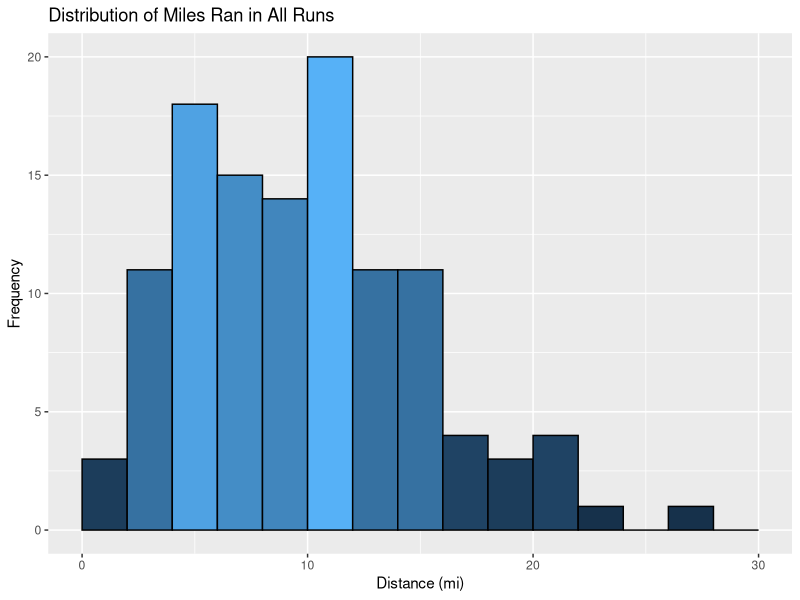
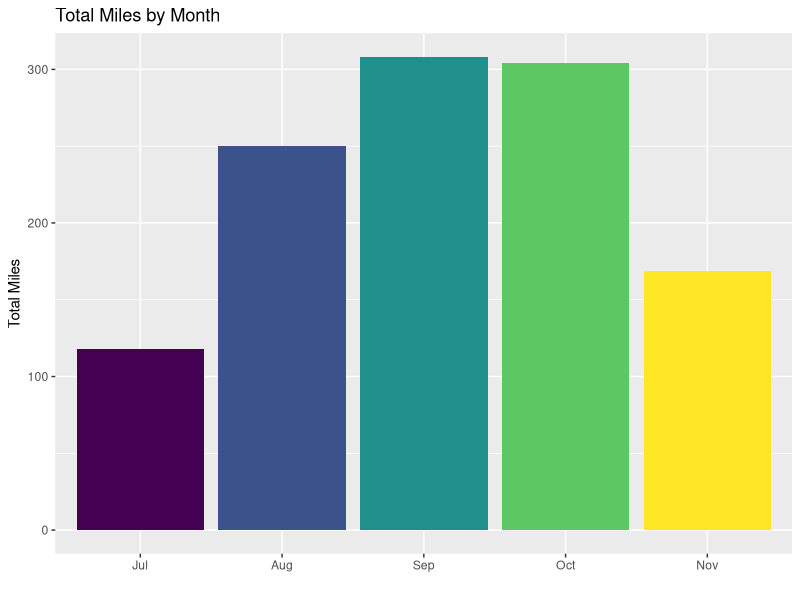
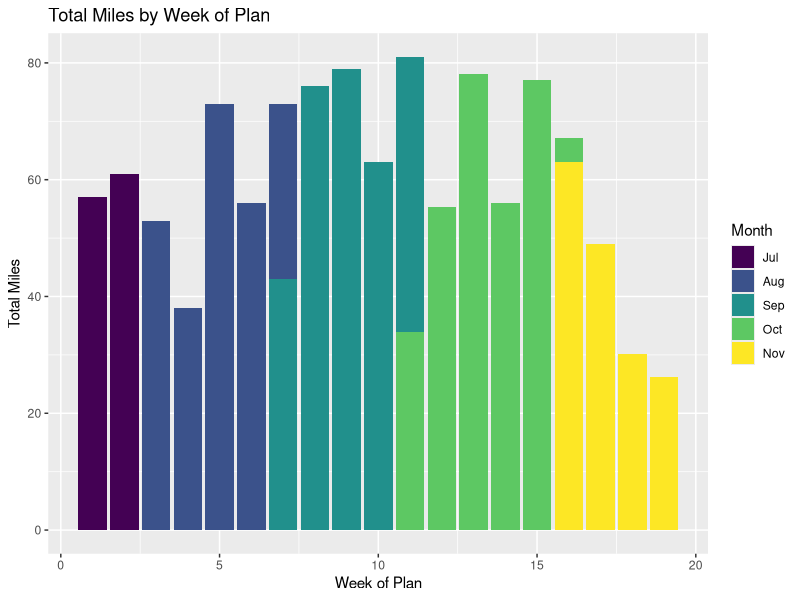
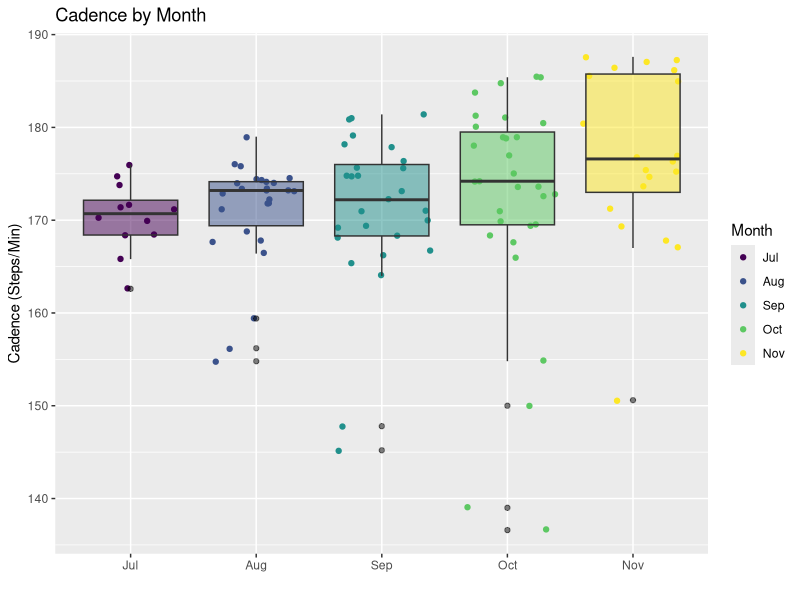
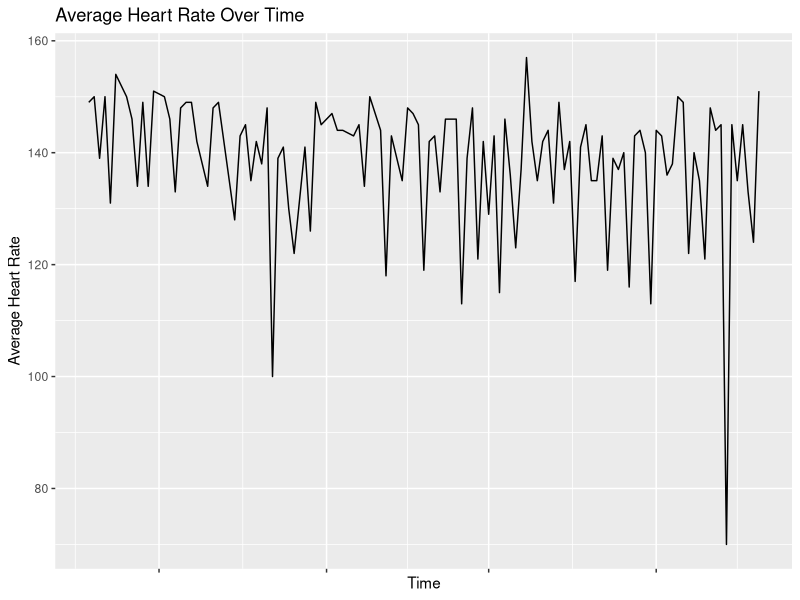
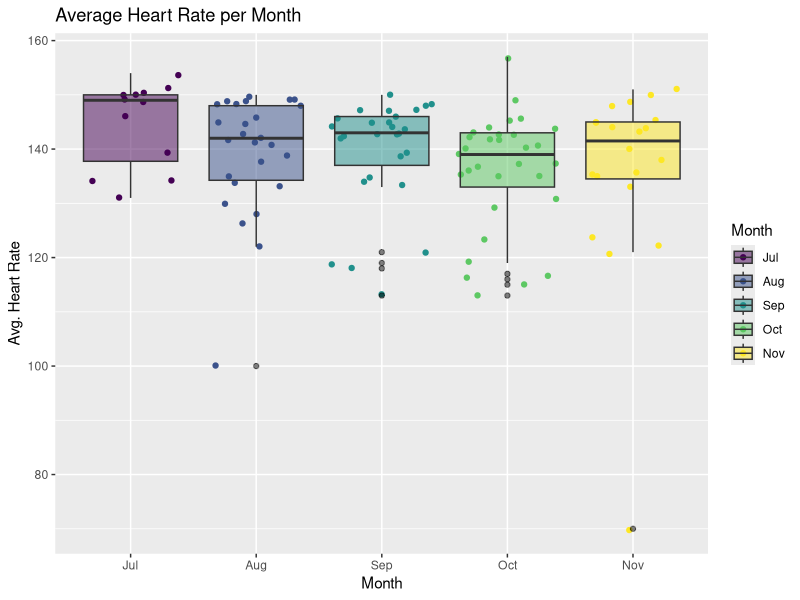
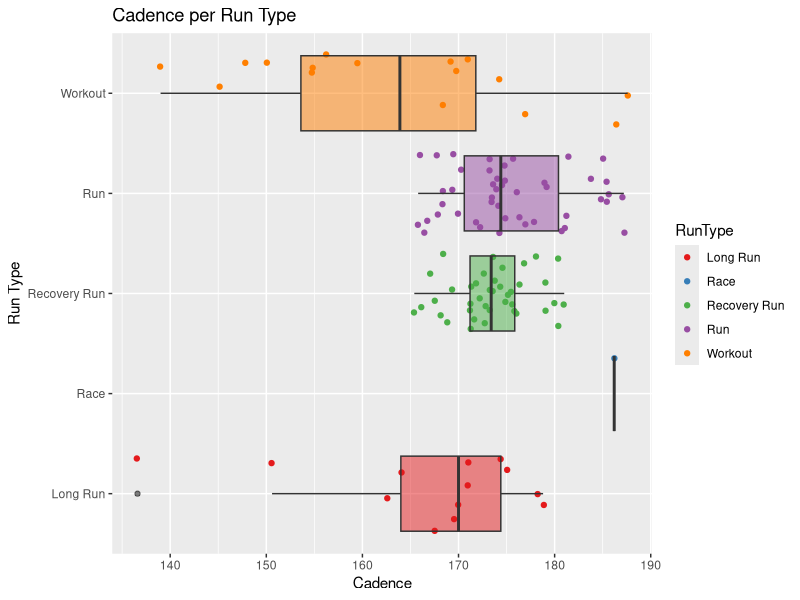
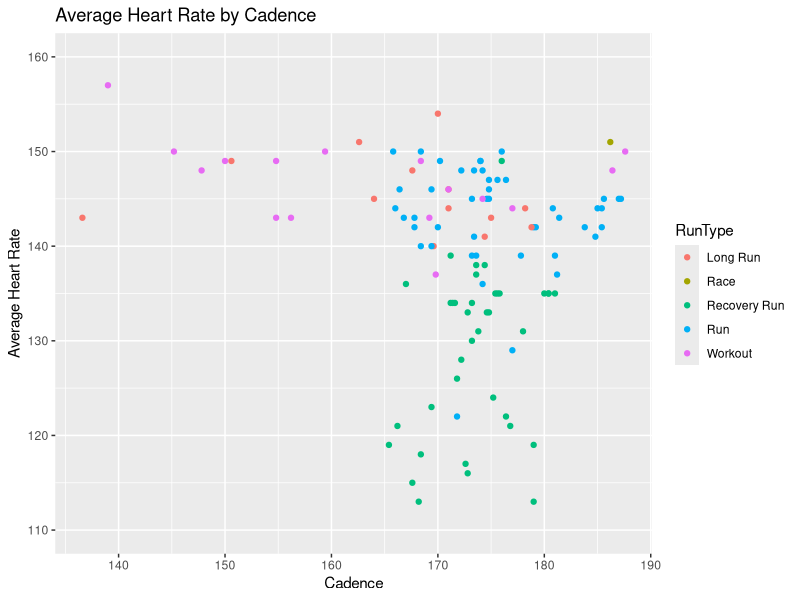

The R script that drew these images, in order:
## ---- chunk 1
runs <- read.csv("cleanedMarathonTrainingData.csv")
## ---- chunk 2
str(runs)
## ---- chunk 3
runs$X <- NULL
head(runs,2)
## ---- chunk 4
library(lubridate)
## ---- chunk 5

runs$Time <- as.POSIXct(runs$Time)#, format = '%H:%M:%S')
runs$Avg.Pace <- as.POSIXct(runs$Avg.Pace)#, format = '%H:%M:%S')
runs$Date <- as.POSIXct(runs$Date)
runs$StartTime <- hour(strptime(runs$StartTime, format = '%H:%M'))

str(runs)
## ---- chunk 6
runs$Month <- factor(runs$Month, ordered = TRUE, levels = c("Jul","Aug","Sep","Oct","Nov"))
## ---- chunk 7
library(ggplot2)
library(RColorBrewer)

#distance histogram
ggplot(data = runs, aes(x = Distance)) + 
  geom_histogram(binwidth = 2, aes(fill = ..count..), colour = "black", boundary = 2) +
  scale_x_continuous(limits=c(0, 30)) +
  xlab("Distance (mi)") + 
  ylab("Frequency") + 
  ggtitle("Distribution of Miles Ran in All Runs") + 
  guides(fill=FALSE) 

## ---- chunk 8
summary(runs$Distance)
## ---- chunk 9
#miles by month bars
ggplot(data = runs, aes(x = Month, y = Distance, fill = Month)) + 
  geom_bar(stat="identity") +
  xlab("") + 
  ylab("Total Miles") + 
  guides(fill=FALSE) +
  ggtitle("Total Miles by Month")
## ---- chunk 10
ggplot(data = runs, aes(x = weekNumber, y = Distance, fill = Month)) + 
  geom_bar(stat="identity") +
  xlab("Week of Plan") + 
  ylab("Total Miles") + 
  #guides(fill=FALSE) +
  ggtitle("Total Miles by Week of Plan")
## ---- chunk 11
runs[runs$weekNumber == 11,c('Name','weekNumber','Date','DOW','Distance')]
## ---- chunk 12
#avg. cadence grouped by month
ggplot(data = runs, aes(Month, Cad)) + 
  geom_jitter(aes(colour = Month)) +
  geom_boxplot(aes(fill = Month), 
               outlier.colour = "black", alpha = 0.5) + #geom_jitter()
  xlab("") + 
  ylab("Cadence (Steps/Min)") + 
  guides(fill=FALSE) +
  ggtitle("Cadence by Month") 
## ---- chunk 13
ggplot(data = runs, aes(x = Date, y = Avg.HR)) + 
  geom_line(aes(group=1)) +
  theme(axis.text.x = element_blank()) +
  xlab("Time") + 
  ylab("Average Heart Rate") + 
  ggtitle("Average Heart Rate Over Time")
## ---- chunk 14
#avg. HR grouped by month

ggplot(data = runs, aes(Month, Avg.HR)) + 
  geom_jitter(aes(colour = Month)) +
  geom_boxplot(aes(fill = Month), 
               outlier.colour = "black", alpha = 0.5) + #geom_jitter()
  xlab("Month") + 
  ylab("Avg. Heart Rate") + 
  ggtitle("Average Heart Rate per Month") 
## ---- chunk 15
#avg. cadence grouped by month
ggplot(data = runs, aes(RunType, Cad)) + 
  geom_jitter(aes(colour = RunType)) +
  geom_boxplot(aes(fill = RunType), 
               outlier.colour = "black", alpha = 0.5) +
  scale_colour_brewer(palette = "Set1") +
  scale_fill_brewer(palette = "Set1") +
  xlab("Run Type") + 
  ylab("Cadence") + 
  guides(fill=FALSE) +
  coord_flip() + 
  ggtitle("Cadence per Run Type") 

## ---- chunk 16
ggplot(data = runs, aes(x=Cad, y=Avg.HR)) + 
  geom_point(aes(colour = RunType), na.rm = TRUE) +
  xlab("Cadence") + 
  ylab("Average Heart Rate") + 
  scale_y_continuous(limits = c(110, 160)) +
  ggtitle("Average Heart Rate by Cadence")
## ---- chunk 17
#avg. cadence grouped by month
ggplot(data = runs, aes(RunType, Avg.HR)) + 
  geom_jitter(aes(colour = RunType)) +
  geom_boxplot(aes(fill = RunType), 
               outlier.colour = "black", alpha = 0.5) +
  xlab("Run Type") + 
  ylab("Avg Heart Rate") + 
  guides(fill=FALSE) +
  ggtitle("Average Heart Rate per Run Type") 
## ---- chunk 18
runs[which.max(runs$Avg.HR),]
## ---- chunk 19
pl <- ggplot(data = runs, aes(x = Date, y = Avg.Pace, colour = RunType)) + 
  geom_point() +
  geom_smooth(fill = NA) +  
  theme(axis.text.x = element_blank()) +
  theme(axis.text.y = element_blank()) +
  xlab("Date") + 
  ylab("Average Pace (mile/minute)") + 
  ggtitle("Average Pace Over Time") + 
  labs(caption="")
print(pl)
## ---- chunk 20
ggplot(data = runs, aes(x = Date, y = Avg.Pace, colour = RunType)) + 
  geom_point() +
  geom_smooth(fill = NA) +  
  theme(axis.text.x = element_blank()) +
  theme(axis.text.y = element_blank()) +
  xlab("Date") + 
  ylab("Average Pace (mile/minute)") + 
  ggtitle("Average Pace Over Time") + 
  labs(caption="") + 
  facet_grid(RunType~.)
## ---- chunk 21
table(runs$RunType)

#apply(runs$Cadence, runs$RunType, function(x) (Cad*(hour(runs$Time)*60)+(minute(runs$Time))+(second(runs$Time)/60)))

ggplot(data = runs, aes(RunType, (Cad*((hour(runs$Time)*60)+(minute(runs$Time))+(second(runs$Time)/60))))) + 
  geom_bar(aes(fill = RunType), stat = "identity") +
  xlab("Run Type") + 
  ylab("Steps") + 
  guides(fill=FALSE) +
  ggtitle("Total Steps Taken by Run Type") 
## ---- chunk 22
ggplot(data = runs, aes(x=Elevation.Gain, y=Avg.HR)) + 
  geom_point(aes(colour = RunType), na.rm = TRUE) +
  geom_smooth(fill = NA, na.rm = TRUE) +
  xlab("Elevation Gain (ft.)") + 
  ylab("Average Heart Rate (BPM)") +
  scale_y_continuous(limits = c(110, 160)) +
  ggtitle("Average Heart Rate by Elevation Gain")
## ---- chunk 23
ggplot(data = runs, aes(x=RunType, y=Max.HR)) + 
  geom_jitter(aes(colour = RunType)) +
  geom_boxplot(aes(fill = RunType), outlier.colour = "black", alpha = 0.5) +
  xlab("Run Type") + 
  ylab("Max Heart Rate (BPM)") + 
  ggtitle("Max Heart Rate by Run Type")
